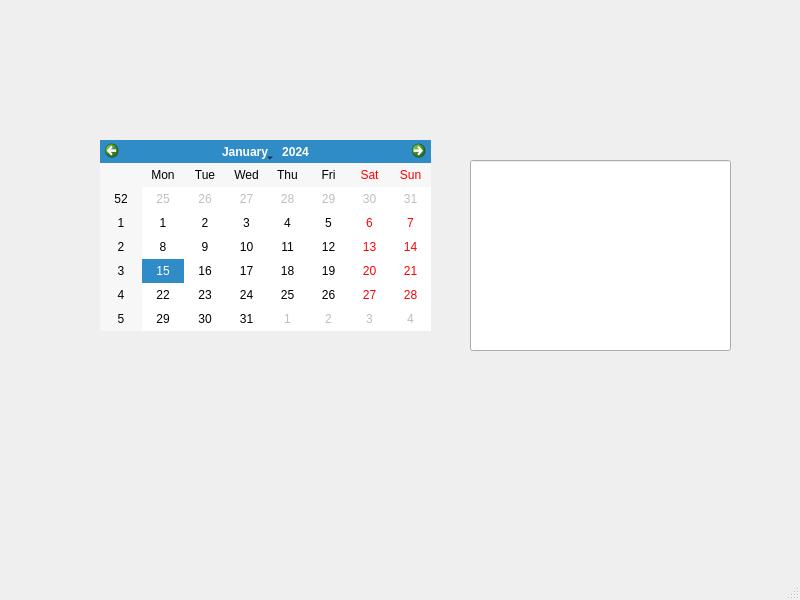
<?xml version="1.0" encoding="UTF-8"?>
<ui version="4.0">
 <class>calendrier</class>
 <widget class="QMainWindow" name="calendrier">
  <property name="geometry">
   <rect>
    <x>0</x>
    <y>0</y>
    <width>800</width>
    <height>600</height>
   </rect>
  </property>
  <property name="windowTitle">
   <string>MainWindow</string>
  </property>
  <widget class="QWidget" name="centralwidget">
   <widget class="QCalendarWidget" name="calendarWidget">
    <property name="geometry">
     <rect>
      <x>100</x>
      <y>140</y>
      <width>331</width>
      <height>191</height>
     </rect>
    </property>
   </widget>
   <widget class="QLineEdit" name="lineEdit">
    <property name="geometry">
     <rect>
      <x>470</x>
      <y>160</y>
      <width>261</width>
      <height>191</height>
     </rect>
    </property>
   </widget>
  </widget>
  <widget class="QMenuBar" name="menubar">
   <property name="geometry">
    <rect>
     <x>0</x>
     <y>0</y>
     <width>800</width>
     <height>26</height>
    </rect>
   </property>
  </widget>
  <widget class="QStatusBar" name="statusbar"/>
 </widget>
 <resources/>
 <connections/>
</ui>
